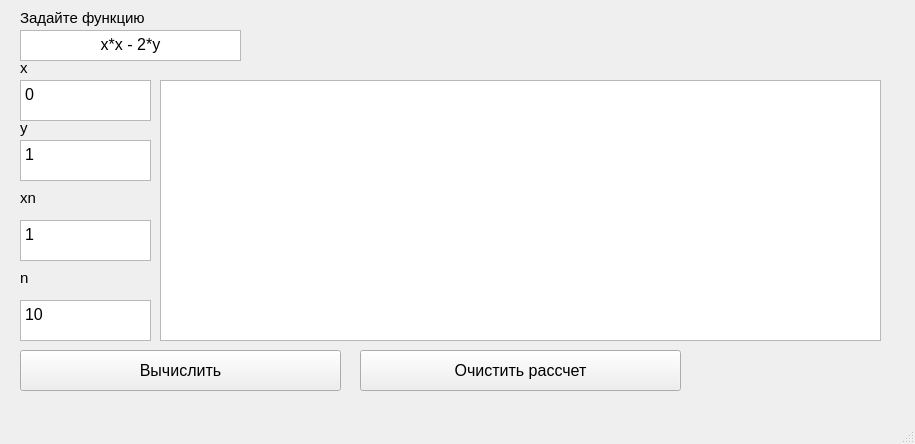
<?xml version="1.0" encoding="UTF-8"?>
<ui version="4.0">
 <class>MainWindow</class>
 <widget class="QMainWindow" name="MainWindow">
  <property name="geometry">
   <rect>
    <x>0</x>
    <y>0</y>
    <width>915</width>
    <height>444</height>
   </rect>
  </property>
  <property name="windowTitle">
   <string>Метод Рунге-Кутты</string>
  </property>
  <widget class="QWidget" name="centralwidget">
   <widget class="QTextEdit" name="textEdit">
    <property name="geometry">
     <rect>
      <x>20</x>
      <y>80</y>
      <width>131</width>
      <height>41</height>
     </rect>
    </property>
    <property name="font">
     <font>
      <pointsize>12</pointsize>
     </font>
    </property>
    <property name="html">
     <string>&lt;!DOCTYPE HTML PUBLIC &quot;-//W3C//DTD HTML 4.0//EN&quot; &quot;http://www.w3.org/TR/REC-html40/strict.dtd&quot;&gt;
&lt;html&gt;&lt;head&gt;&lt;meta name=&quot;qrichtext&quot; content=&quot;1&quot; /&gt;&lt;style type=&quot;text/css&quot;&gt;
p, li { white-space: pre-wrap; }
&lt;/style&gt;&lt;/head&gt;&lt;body style=&quot; font-family:'MS Shell Dlg 2'; font-size:12pt; font-weight:400; font-style:normal;&quot;&gt;
&lt;p style=&quot; margin-top:0px; margin-bottom:0px; margin-left:0px; margin-right:0px; -qt-block-indent:0; text-indent:0px;&quot;&gt;0&lt;/p&gt;&lt;/body&gt;&lt;/html&gt;</string>
    </property>
   </widget>
   <widget class="QTextEdit" name="textEdit_2">
    <property name="geometry">
     <rect>
      <x>160</x>
      <y>80</y>
      <width>721</width>
      <height>261</height>
     </rect>
    </property>
    <property name="font">
     <font>
      <pointsize>10</pointsize>
     </font>
    </property>
   </widget>
   <widget class="QPushButton" name="pushButton">
    <property name="geometry">
     <rect>
      <x>20</x>
      <y>350</y>
      <width>321</width>
      <height>41</height>
     </rect>
    </property>
    <property name="font">
     <font>
      <pointsize>12</pointsize>
     </font>
    </property>
    <property name="text">
     <string>Вычислить</string>
    </property>
   </widget>
   <widget class="QLabel" name="label">
    <property name="geometry">
     <rect>
      <x>20</x>
      <y>60</y>
      <width>71</width>
      <height>16</height>
     </rect>
    </property>
    <property name="font">
     <font>
      <pointsize>11</pointsize>
     </font>
    </property>
    <property name="text">
     <string>x</string>
    </property>
   </widget>
   <widget class="QTextEdit" name="textEdit_3">
    <property name="geometry">
     <rect>
      <x>20</x>
      <y>140</y>
      <width>131</width>
      <height>41</height>
     </rect>
    </property>
    <property name="font">
     <font>
      <pointsize>12</pointsize>
     </font>
    </property>
    <property name="html">
     <string>&lt;!DOCTYPE HTML PUBLIC &quot;-//W3C//DTD HTML 4.0//EN&quot; &quot;http://www.w3.org/TR/REC-html40/strict.dtd&quot;&gt;
&lt;html&gt;&lt;head&gt;&lt;meta name=&quot;qrichtext&quot; content=&quot;1&quot; /&gt;&lt;style type=&quot;text/css&quot;&gt;
p, li { white-space: pre-wrap; }
&lt;/style&gt;&lt;/head&gt;&lt;body style=&quot; font-family:'MS Shell Dlg 2'; font-size:12pt; font-weight:400; font-style:normal;&quot;&gt;
&lt;p style=&quot; margin-top:0px; margin-bottom:0px; margin-left:0px; margin-right:0px; -qt-block-indent:0; text-indent:0px;&quot;&gt;1&lt;/p&gt;&lt;/body&gt;&lt;/html&gt;</string>
    </property>
   </widget>
   <widget class="QLabel" name="label_2">
    <property name="geometry">
     <rect>
      <x>20</x>
      <y>270</y>
      <width>71</width>
      <height>16</height>
     </rect>
    </property>
    <property name="font">
     <font>
      <pointsize>11</pointsize>
     </font>
    </property>
    <property name="text">
     <string>n</string>
    </property>
   </widget>
   <widget class="QLabel" name="label_3">
    <property name="geometry">
     <rect>
      <x>20</x>
      <y>120</y>
      <width>71</width>
      <height>16</height>
     </rect>
    </property>
    <property name="font">
     <font>
      <pointsize>11</pointsize>
     </font>
    </property>
    <property name="text">
     <string>y</string>
    </property>
   </widget>
   <widget class="QTextEdit" name="textEdit_4">
    <property name="geometry">
     <rect>
      <x>20</x>
      <y>300</y>
      <width>131</width>
      <height>41</height>
     </rect>
    </property>
    <property name="font">
     <font>
      <pointsize>12</pointsize>
     </font>
    </property>
    <property name="html">
     <string>&lt;!DOCTYPE HTML PUBLIC &quot;-//W3C//DTD HTML 4.0//EN&quot; &quot;http://www.w3.org/TR/REC-html40/strict.dtd&quot;&gt;
&lt;html&gt;&lt;head&gt;&lt;meta name=&quot;qrichtext&quot; content=&quot;1&quot; /&gt;&lt;style type=&quot;text/css&quot;&gt;
p, li { white-space: pre-wrap; }
&lt;/style&gt;&lt;/head&gt;&lt;body style=&quot; font-family:'MS Shell Dlg 2'; font-size:12pt; font-weight:400; font-style:normal;&quot;&gt;
&lt;p style=&quot; margin-top:0px; margin-bottom:0px; margin-left:0px; margin-right:0px; -qt-block-indent:0; text-indent:0px;&quot;&gt;10&lt;/p&gt;&lt;/body&gt;&lt;/html&gt;</string>
    </property>
   </widget>
   <widget class="QLabel" name="label_4">
    <property name="geometry">
     <rect>
      <x>20</x>
      <y>190</y>
      <width>71</width>
      <height>16</height>
     </rect>
    </property>
    <property name="font">
     <font>
      <pointsize>11</pointsize>
     </font>
    </property>
    <property name="text">
     <string>xn</string>
    </property>
   </widget>
   <widget class="QTextEdit" name="textEdit_5">
    <property name="geometry">
     <rect>
      <x>20</x>
      <y>220</y>
      <width>131</width>
      <height>41</height>
     </rect>
    </property>
    <property name="font">
     <font>
      <pointsize>12</pointsize>
     </font>
    </property>
    <property name="html">
     <string>&lt;!DOCTYPE HTML PUBLIC &quot;-//W3C//DTD HTML 4.0//EN&quot; &quot;http://www.w3.org/TR/REC-html40/strict.dtd&quot;&gt;
&lt;html&gt;&lt;head&gt;&lt;meta name=&quot;qrichtext&quot; content=&quot;1&quot; /&gt;&lt;style type=&quot;text/css&quot;&gt;
p, li { white-space: pre-wrap; }
&lt;/style&gt;&lt;/head&gt;&lt;body style=&quot; font-family:'MS Shell Dlg 2'; font-size:12pt; font-weight:400; font-style:normal;&quot;&gt;
&lt;p style=&quot; margin-top:0px; margin-bottom:0px; margin-left:0px; margin-right:0px; -qt-block-indent:0; text-indent:0px;&quot;&gt;1&lt;/p&gt;&lt;/body&gt;&lt;/html&gt;</string>
    </property>
   </widget>
   <widget class="QTextEdit" name="textEdit_6">
    <property name="geometry">
     <rect>
      <x>20</x>
      <y>30</y>
      <width>221</width>
      <height>31</height>
     </rect>
    </property>
    <property name="font">
     <font>
      <pointsize>12</pointsize>
     </font>
    </property>
    <property name="layoutDirection">
     <enum>Qt::LeftToRight</enum>
    </property>
    <property name="markdown">
     <string>x*x - 2*y

</string>
    </property>
    <property name="html">
     <string>&lt;!DOCTYPE HTML PUBLIC &quot;-//W3C//DTD HTML 4.0//EN&quot; &quot;http://www.w3.org/TR/REC-html40/strict.dtd&quot;&gt;
&lt;html&gt;&lt;head&gt;&lt;meta name=&quot;qrichtext&quot; content=&quot;1&quot; /&gt;&lt;style type=&quot;text/css&quot;&gt;
p, li { white-space: pre-wrap; }
&lt;/style&gt;&lt;/head&gt;&lt;body style=&quot; font-family:'MS Shell Dlg 2'; font-size:12pt; font-weight:400; font-style:normal;&quot;&gt;
&lt;p align=&quot;center&quot; style=&quot; margin-top:8px; margin-bottom:8px; margin-left:0px; margin-right:0px; -qt-block-indent:0; text-indent:0px;&quot;&gt;x*x - 2*y&lt;/p&gt;&lt;/body&gt;&lt;/html&gt;</string>
    </property>
   </widget>
   <widget class="QPushButton" name="pushButton_2">
    <property name="geometry">
     <rect>
      <x>360</x>
      <y>350</y>
      <width>321</width>
      <height>41</height>
     </rect>
    </property>
    <property name="font">
     <font>
      <pointsize>12</pointsize>
     </font>
    </property>
    <property name="text">
     <string>Очистить рассчет</string>
    </property>
   </widget>
   <widget class="QLabel" name="label_5">
    <property name="geometry">
     <rect>
      <x>20</x>
      <y>10</y>
      <width>141</width>
      <height>16</height>
     </rect>
    </property>
    <property name="font">
     <font>
      <pointsize>11</pointsize>
     </font>
    </property>
    <property name="text">
     <string>Задайте функцию</string>
    </property>
   </widget>
  </widget>
  <widget class="QMenuBar" name="menubar">
   <property name="geometry">
    <rect>
     <x>0</x>
     <y>0</y>
     <width>915</width>
     <height>21</height>
    </rect>
   </property>
  </widget>
  <widget class="QStatusBar" name="statusbar"/>
 </widget>
 <resources/>
 <connections/>
</ui>
